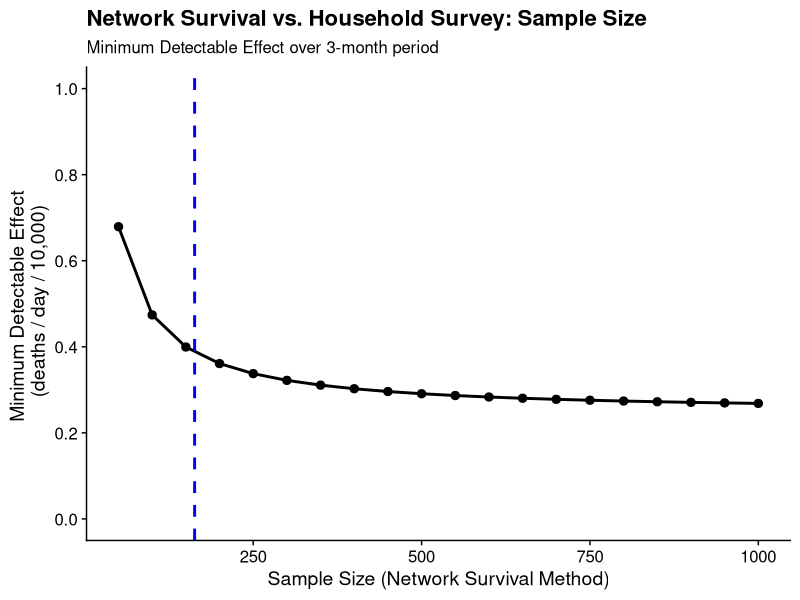
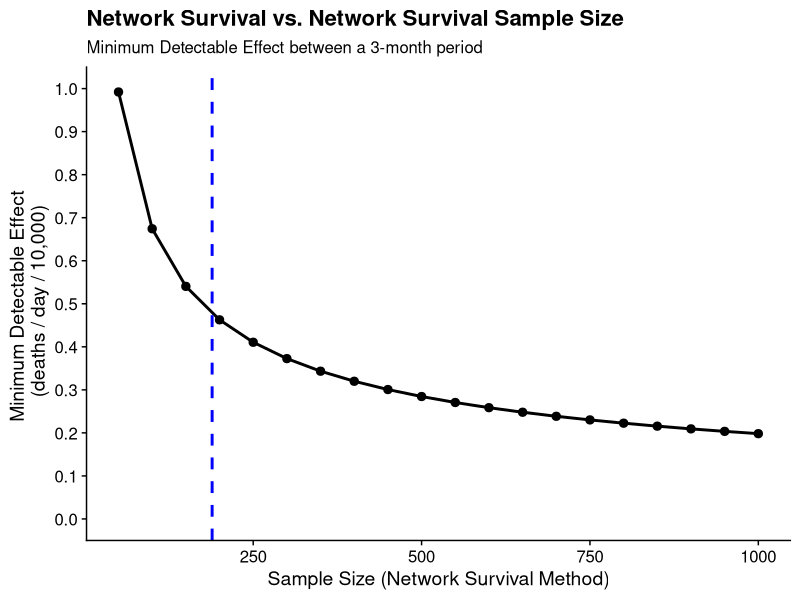

The R source for these figures, in order:
## ---- chunk 1

## library
library(tidyverse)
library(data.table)

## assumptions 
alpha = 0.975                                  ## Precision
beta = 0.1                                     ## Power = 1 - beta
nsm_sample <- seq(50, 1000, by = 50)           ## network survival method sample size 
nsm_de <- 1.5                                  ## network survival method design effect 
hh_de <- 1.5                                   ## household design effect 
nsm_network <- 50                              ## network survival method 
mrate <- 0.87                                  ## mortality rate (deaths / day / 10,000)
time_window <- 90                              ## time window 
lambda <- 0.4                                  ## difference between HH and NSM surveys
lambda_converted <- lambda * time_window/10000 ## convert lambda to correct scale 
mr_porportion <- mrate * time_window/10000     ## proportion of sample dying 

## estimate mde 
## assume for simplicity difference is 0.4
mde <- sqrt(mr_porportion * ((nsm_de/(nsm_network * nsm_sample)) + (hh_de/(1074*5.5)) +
       0.4/(mr_porportion*nsm_sample*nsm_network)) * (qnorm(0.975) * qnorm( 1-beta)))

## recalculate with more exact lambda values (mde) 
mde <- sqrt(mr_porportion * ((nsm_de/(nsm_network * nsm_sample)) + (hh_de/(1074*5.5)) 
       + mde/(mr_porportion*nsm_sample*nsm_network)) * (qnorm(0.975) * qnorm( 1-beta)))

## convert back to deaths/day/10000
mde_convert <- mde * 10000/time_window

## visualize 
tibble(nsm_sample, mde_convert) %>%  
  ggplot(aes(x = nsm_sample, y = mde_convert)) + 
  geom_point(size = 2.5) + 
  geom_line(size = 1) + 
  scale_y_continuous(limits = c(0, 1), n.breaks = 8) + 
  geom_vline(xintercept = 163, linetype = "dashed", size = 1, color = "blue") + 
  labs(x = "Sample Size (Network Survival Method)",
       y = "Minimum Detectable Effect \n (deaths / day / 10,000)",
       title = "Network Survival vs. Household Survey: Sample Size",
       subtitle = "Minimum Detectable Effect over 3-month period") + 
  cowplot::theme_cowplot()

## ---- chunk 2
## assumptions 
alpha <- 0.975                                ## Precision
beta <- 0.1                                   ## Power = 1 - beta
nsm_sample <- seq(50, 1000, by = 50)          ## network survival method sample size 
nsm_de <- 1.5                                 ## network survival method design effect 
nsm_network <- 20                             ## network survival method 
mrate <- 0.87                                  ## mortality rate (deaths / day / 10,000)
time_window <- 90                             ## time window 
mr_porportion <- mrate * time_window/10000    ## proportion of sample dying 

## estimate mde 
mde <- sqrt(mr_porportion* ((nsm_de/(nsm_network * nsm_sample)) + (nsm_de/(nsm_network * nsm_sample)) + lambda_converted/(mr_porportion*nsm_sample*nsm_network)) * (qnorm(0.975) * qnorm( 1-beta)))

## recalculate with more exact lambda values (mde) 
mde <- sqrt(mr_porportion* ((nsm_de/(nsm_network * nsm_sample)) + (nsm_de/(nsm_network * nsm_sample)) + mde/(mr_porportion*nsm_sample*nsm_network)) * (qnorm(0.975) * qnorm( 1-beta)))

## convert back to deaths/day/10000
mde_convert <- mde * 10000/time_window

## visualize 
tibble(nsm_sample, mde_convert) %>% 
  ggplot(aes(x = nsm_sample, y = mde_convert)) + 
  geom_point(size = 2.5) + 
  geom_line(size = 1) + 
  scale_y_continuous(limits = c(0, 1), n.breaks = 10 ) + 
  geom_vline(xintercept = 189, linetype = "dashed", size = 1, color = "blue") + 
  labs(x = "Sample Size (Network Survival Method)",
       y = "Minimum Detectable Effect \n (deaths / day / 10,000)",
       title = "Network Survival vs. Network Survival Sample Size",
       subtitle = "Minimum Detectable Effect between a 3-month period") + 
  cowplot::theme_cowplot()
